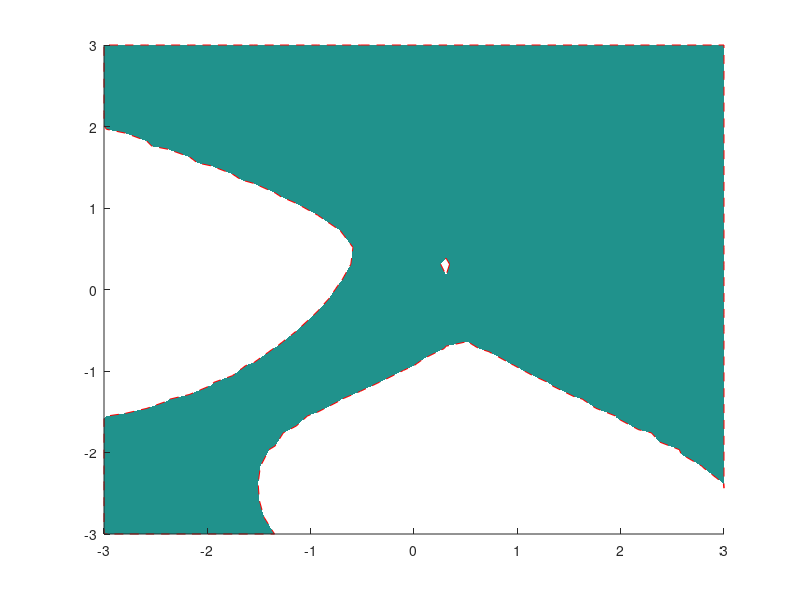

The MATLAB script that drew this image: (Note: this script raises an error after producing the figure.)
%=============================================================================
% Copyright (c) 2016-present Allan CORNET (Nelson)
%=============================================================================
% This file is part of Nelson.
%=============================================================================
% LICENCE_BLOCK_BEGIN
% SPDX-License-Identifier: LGPL-3.0-or-later
% LICENCE_BLOCK_END
%=============================================================================
% <--ADV-CLI MODE-->
%=============================================================================
fig = figure();
ax = axes('Parent', fig);
[X, Y, Z] = peaks(30);
[M, h] = contourf(ax, X, Y, Z, [0 0], '--r', 'FaceAlpha', 0.5, 'ShowText', 'on', 'LabelFormat', '%.1f');
asserts.isequal(h.Parent, ax);
asserts.isequal(h.LineStyle, '--');
asserts.isapprox(h.FaceAlpha, 0.5, 1e-12);
asserts.isequal(char(h.ShowText), 'on');
asserts.isequal(h.LabelFormat, '%.1f');
asserts.isequal(numel(h.LevelList), 1);
asserts.isequal(h.LevelList, 0);
asserts.isequal(M, h.ContourMatrix);
drawnow();
%=============================================================================
